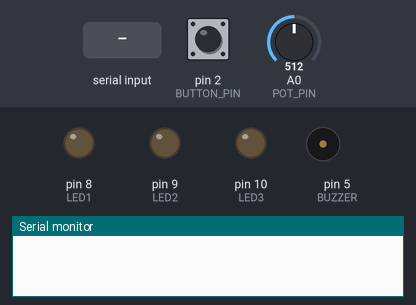
Bench run of a sketch on a simulated Arduino Uno, built with avr-gcc and run on an emulated ATmega328P. On the bench: output pins drawn as LEDs (lit = HIGH), buzzer (waves = sounding), the last lines printed to the serial monitor. The test bench sets the inputs (shaded band); at power-on: pin 2 (BUTTON_PIN) LOW, A0 (POT_PIN) = 512.

Above: at 1.2 s.
1.3 s: pin 2 (BUTTON_PIN) pulled HIGH for 3.2 s
At 1.4 s:
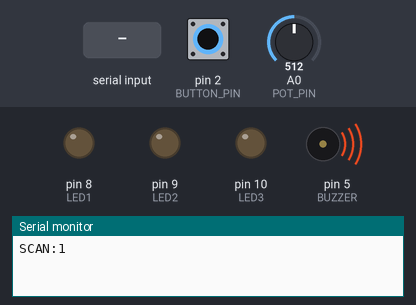
6.0 s: "90,45\n" received over Serial
At 6.8 s:
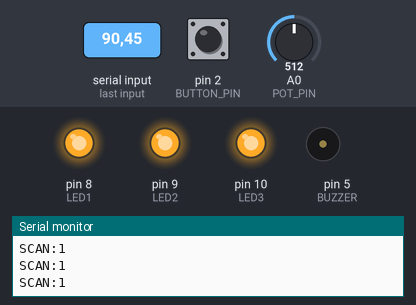
Timing chart, 0 to 9.0 s (numbered marks = the images above; inputs shaded):
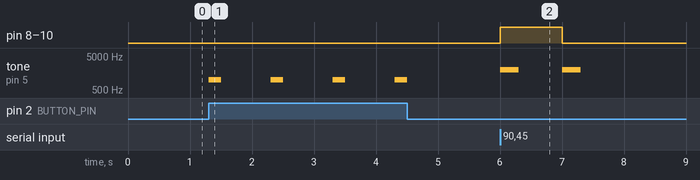

The sketch:

bookscanner.ino
```cpp
#define BUTTON_PIN 2
#define LED1 8
#define LED2 9
#define LED3 10
#define BUZZER 5
#define POT_PIN A0

// #define TRIG_PIN 7
// #define ECHO_PIN 6

int buttonState = 0;
int potValue = 0;
int moodLevel = 0;
int recommendations = 0;
int sensorValue = 0;

long duration;
int distance;

void setup() {
  Serial.begin(9600);

  pinMode(BUTTON_PIN, INPUT);
  pinMode(LED1, OUTPUT);
  pinMode(LED2, OUTPUT);
  pinMode(LED3, OUTPUT);
  pinMode(BUZZER, OUTPUT);

  // pinMode(TRIG_PIN, OUTPUT);
  // pinMode(ECHO_PIN, INPUT);
}

void loop() {

  // Read potentiometer (0–1023)
  potValue = analogRead(POT_PIN);

  // Set mood level
  if (potValue < 341) {
    moodLevel = 0;
  }
  else if (potValue < 682) {
    moodLevel = 1;
  }
  else {
    moodLevel = 2;
  }

  // Ultrasonic sensor code (optional)
  /*
  digitalWrite(TRIG_PIN, LOW);
  delayMicroseconds(2);

  digitalWrite(TRIG_PIN, HIGH);
  delayMicroseconds(10);

  digitalWrite(TRIG_PIN, LOW);

  duration = pulseIn(ECHO_PIN, HIGH);
  distance = duration * 0.034 / 2;
  */

  // Read button
  buttonState = digitalRead(BUTTON_PIN);

  // Trigger scan
  if (buttonState == HIGH) {

    Serial.print("SCAN:");
    Serial.println(moodLevel);

    // Short buzzer beep
    tone(BUZZER, 1000, 200);

    // Prevent spam clicks
    delay(1000);
  }

  // Receive result from Python
  if (Serial.available() > 0) {

    recommendations = Serial.parseInt();

    // Turn all LEDs off first
    digitalWrite(LED1, LOW);
    digitalWrite(LED2, LOW);
    digitalWrite(LED3, LOW);

    // Turn LEDs on based on recommendation count
    if (recommendations >= 1) {
      digitalWrite(LED1, HIGH);
    }

    if (recommendations >= 2) {
      digitalWrite(LED2, HIGH);
    }

    if (recommendations >= 3) {
      digitalWrite(LED3, HIGH);
    }

    // Success sound
    tone(BUZZER, 2000, 300);
  }
}
```

Measured:
- after the input at 1.3 s, tone on pin 5 (BUZZER): alternates 1000 Hz for 0.20 s and silent for 0.80 s, 8 changes in all, then stays silent, starting at once
- after the input at 6.0 s, pin 8 (LED1), pin 9 (LED2), pin 10 (LED3): LOW → HIGH at once, → LOW 1.0 s later; tone on pin 5 (BUZZER): alternates 2000 Hz for 0.30 s and silent for 0.70 s, 4 changes in all, then stays silent, starting at once
